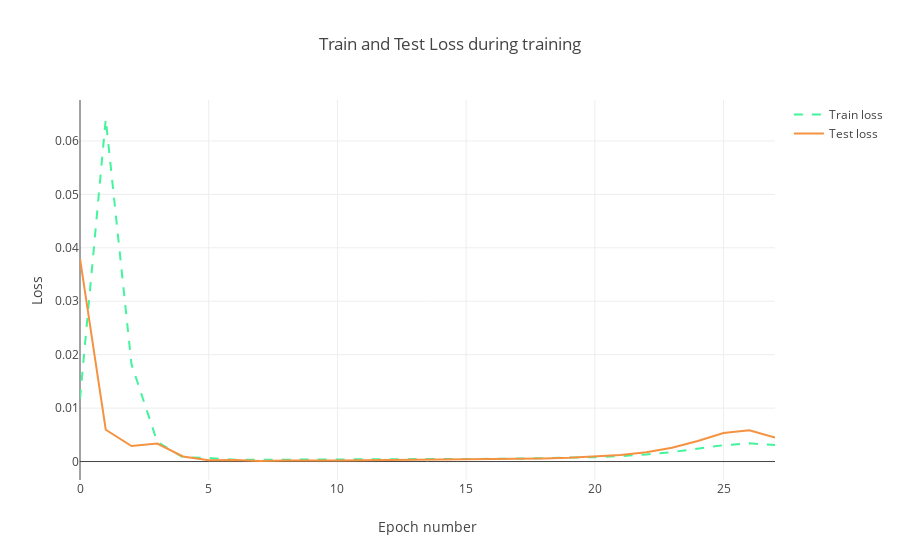

The notebook cell this image was saved under:
### Code cell
trace1 = go.Scatter(
    x = np.arange(0, len(history.history['loss']), 1),
    y = history.history['loss'],
    mode = 'lines',
    name = 'Train loss',
    line = dict(color=('rgb(66, 244, 155)'), width=2, dash='dash')
)
trace2 = go.Scatter(
    x = np.arange(0, len(history.history['val_loss']), 1),
    y = history.history['val_loss'],
    mode = 'lines',
    name = 'Test loss',
    line = dict(color=('rgb(244, 146, 65)'), width=2)
)

data = [trace1, trace2]
layout = dict(title = 'Train and Test Loss during training', 
              xaxis = dict(title = 'Epoch number'), yaxis = dict(title = 'Loss'))
fig = dict(data=data, layout=layout)
py.iplot(fig, filename='training_process')

### Figure 1 — Plotly figure (JSON) as saved in the notebook; plotly's stock layout.template omitted (floating-point values rounded to 4 significant figures)
{"data": [{"line": {"color": "rgb(66, 244, 155)", "dash": "dash", "width": 2}, "mode": "lines", "name": "Train loss", "type": "scatter", "x": [0, 1, 2, 3, 4, 5, 6, 7, 8, 9, 10, 11, 12, 13, 14, 15, 16, 17, 18, 19, 20, 21, 22, 23, 24, 25, 26, 27], "y": [0.01177, 0.06411, 0.01822, 0.003688, 0.0007866, 0.0006804, 0.000317, 0.0003941, 0.000341, 0.0003755, 0.0003766, 0.0003962, 0.0004109, 0.0004291, 0.0004497, 0.0004746, 0.0005065, 0.0005492, 0.0006089, 0.0006953, 0.0008237, 0.001019, 0.001317, 0.001768, 0.002389, 0.003065, 0.003402, 0.003079]}, {"line": {"color": "rgb(244, 146, 65)", "width": 2}, "mode": "lines", "name": "Test loss", "type": "scatter", "x": [0, 1, 2, 3, 4, 5, 6, 7, 8, 9, 10, 11, 12, 13, 14, 15, 16, 17, 18, 19, 20, 21, 22, 23, 24, 25, 26, 27], "y": [0.03799, 0.005956, 0.002903, 0.003354, 0.0009553, 0.0002348, 0.0002832, 0.000101, 0.0001962, 0.0001578, 0.0002092, 0.0002287, 0.0002614, 0.0002938, 0.0003297, 0.0003707, 0.0004211, 0.0004865, 0.0005764, 0.000708, 0.0009071, 0.00122, 0.001736, 0.002575, 0.003855, 0.005337, 0.005841, 0.004469]}], "layout": {"title": "Train and Test Loss during training", "xaxis": {"title": "Epoch number"}, "yaxis": {"title": "Loss"}}}
